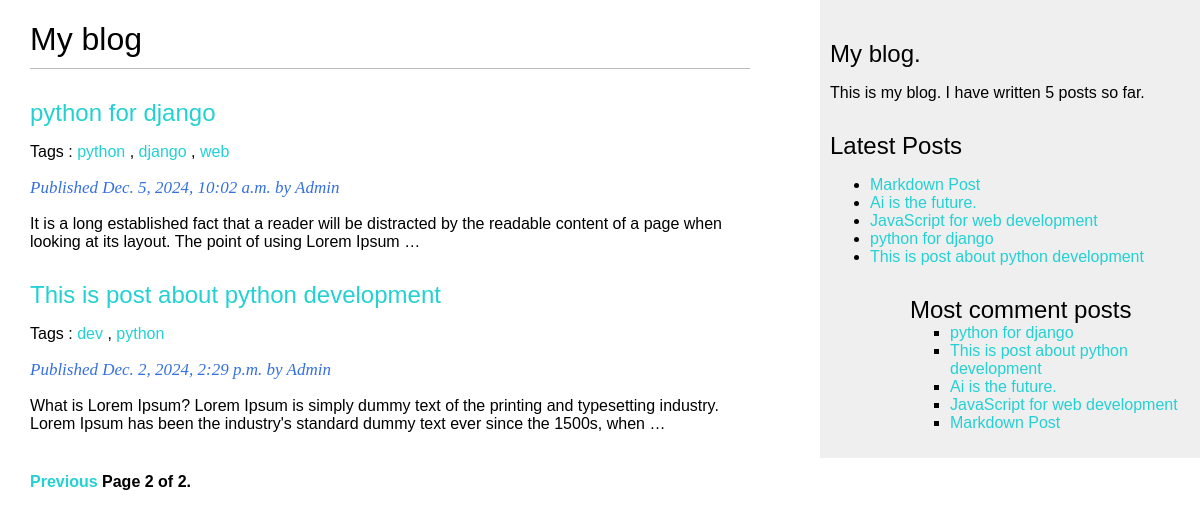
Screenshot of /blog/?page=2 with the database file from the repository.
### blog/models.py (models this page shows, shortened)
class Post(models.Model):
    class Status(models.TextChoices):
        DRAFT = 'DF' ,'Draft'
        PUBLISHED = 'PB' , 'Published'
    title = models.CharField(max_length=250)
    slug = models.SlugField(
                            max_length=250,
                            unique_for_date='publish'
                            )
    author = models.ForeignKey(
        settings.AUTH_USER_MODEL,
        on_delete=models.CASCADE,
        related_name='blog_posts'
    )
    body = models.TextField()
    publish = models.DateTimeField(default=timezone.now)
    created = models.DateTimeField(auto_now_add=True)
    updated = models.DateTimeField(auto_now=True)
    status = models.CharField(
        max_length=2,
        choices=Status,
        default=Status.DRAFT
    )
    objects = models.Manager()
    published = PublishManager()
    tags = TaggableManager()
    class Meta:
        ordering = ['-publish']
        indexes = models.Index(fields=['-publish']),
    def get_absolute_url(self):
        return reverse('blog:post_detail',
                       args=[self.publish.year,
                             self.publish.month,
                             self.publish.day,
                             self.slug])

### blog/views.py (the view)
# urls.py: path('',views.post_list,name='post_list'),
def post_list(request,tag_slug=None):
    post_list = Post.objects.all()
    tag = None
    if tag_slug:
        tag = get_object_or_404(Tag,slug=tag_slug)
        post_list =post_list.filter(tags__in=[tag])
    paginator = Paginator(post_list,3)
    page_number = request.GET.get('page',1)
    try:
        posts = paginator.page(page_number)
    except EmptyPage:
        posts = paginator.page(paginator.num_pages)
    except PageNotAnInteger:
        posts = paginator.page(1)
    return render(request,
                  'blog/post/list.html',{
                      'posts':posts,
                      'tag': tag
                  })

### blog/models.py (called while the page is built)
    def get_queryset(self):
        return (super().get_queryset().filter(status=Post.Status.PUBLISHED))

### blog/templatetags/blog_tags.py (called while the page is built)
@register.simple_tag
def total_tags():
    return Post.published.count()

@register.inclusion_tag("blog/post/latest_post.html")
def show_latest_posts(count=5):
    latest_posts = Post.published.order_by('-publish')[:5]
    return {
        'latest_posts': latest_posts
    }

@register.simple_tag
def get_comment_posts(count=5):
    return Post.published.annotate(
        total_comments = Count('comments')
    ).order_by('-total_comments')[:5]

@register.filter(name='markdown')
def markdown_format(text):
    return mark_safe(markdown.markdown(text))

### blog/templates/blog/post/list.html (shortened to what this page needs)
{% extends "blog/base.html" %}
{% load blog_tags %}
{% block content %}
   <h1>My blog</h1>
   {% for post in posts %}
      <h2>
        <a href="{{post.get_absolute_url}}">{{post.title}}</a>
      </h2>
      <p class="tags">
        Tags :
        {% for tag in post.tags.all  %}
            <a href="{% url 'blog:post_list_by_tag' tag.slug %}">{{tag.name}}</a>
            {% if not forloop.last %},{% endif %}
        {% endfor %}
      </p>
      <p class="date">
        Published {{post.publish}} by {{post.author}}
      </p>
      {{post.body | markdown | truncatewords:30 }}
   {% endfor %}
  {% include "pagination.html" with page=posts%}
{% endblock content %}

### blog/templates/blog/base.html (shortened to what this page needs)
{% load static %}
{% load blog_tags %}
<!DOCTYPE html>
<html>
    <head>
        <link href="{% static 'css/blog.css' %}" rel="stylesheet">
    </head>
    <body>
        <div id="content">
            {% block content %}
            {% endblock content %}
        </div>
        <div id="sidebar">
            <h2>My blog.</h2>
            <p>This is my blog.
              I have written {% total_tags %} posts so far.
            </p>
            <h2>Latest Posts</h2>
            {% show_latest_posts 3 %}
            <h2>Most comment posts</h2>
            {% get_comment_posts as most_comment_post %}
            <ul>
                {% for post in most_comment_post %}
                  <li>
                    <a href="{{post.get_absolute_url}}">{{post.title}}</a>
                  </li>
                {% endfor %}
            </ul>
        </div>
    </body>
</html>

### blog/templates/blog/post/latest_post.html
<ul>
    {% for post in latest_posts %}
      <li>
         <a href="{{post.get_absolute_url}}">{{post.title}}</a>
      </li>
    {% endfor %}
<ul>

### blog/static/css/blog.css (style rules this page uses)
body { margin: 0; padding: 0; font-family: Helvetica, sans-serif; }
a { color: rgb(35, 209 ,211); text-decoration: none; }
h1 { font-weight: normal; border-bottom: 1px solid #bbb; padding: 0 0 10px 0; }
h2 { font-weight: normal; margin: 30px 0 0; }
#content { float: left; width: 60%; padding: 0 0 0 30px; }
#sidebar { float: right; width: 30%; padding: 10px; background: #efefef; height: 100%; }
p.date { color: #3470e0; font-family: Georgia, serif; font-size: 17px; font-style: italic; }

### rows the page displays
Post: title "python for django", publish "Dec. 5, 2024, 10:02 a.m.", author "Admin", body "It is a long established fact that a reader will be distracted by the readable content of a page when looking at its layout. The point of using Lorem Ipsum …"
Tag: name "python"
Tag: name "django"
Tag: name "web"
Post: title "This is post about python development", publish "Dec. 2, 2024, 2:29 p.m.", author "Admin", body "What is Lorem Ipsum? Lorem Ipsum is simply dummy text of the printing and typesetting industry. Lorem Ipsum has been the industry's standard dummy text ever since the 1500s, when …"
Tag: name "dev"
Post: title "Markdown Post"
Post: title "Ai is the future."
Post: title "JavaScript for web development"

### other values shown
{{ page.number }} "2"
{{ page.paginator.num_pages }} "2"
